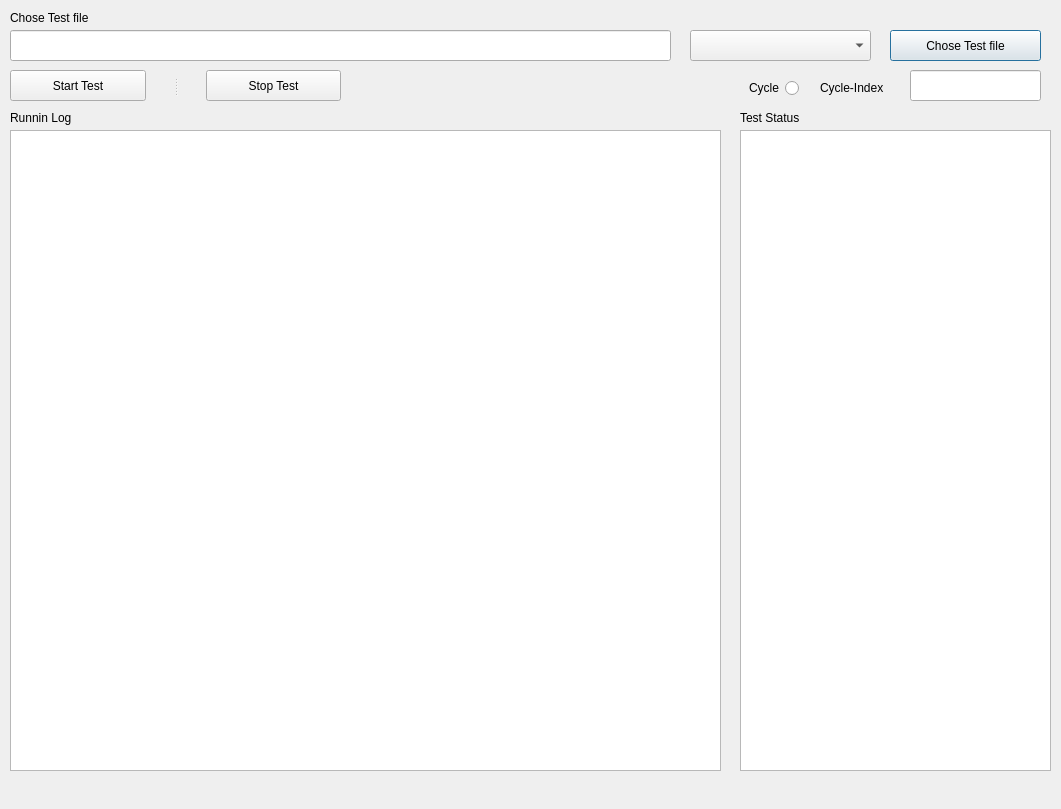
<?xml version="1.0" encoding="UTF-8"?>
<ui version="4.0">
 <class>Dialog</class>
 <widget class="QDialog" name="Dialog">
  <property name="windowModality">
   <enum>Qt::WindowModal</enum>
  </property>
  <property name="geometry">
   <rect>
    <x>0</x>
    <y>0</y>
    <width>1061</width>
    <height>809</height>
   </rect>
  </property>
  <property name="cursor">
   <cursorShape>ArrowCursor</cursorShape>
  </property>
  <property name="windowTitle">
   <string>AutoRegressionTestTool</string>
  </property>
  <widget class="QLabel" name="label">
   <property name="geometry">
    <rect>
     <x>10</x>
     <y>110</y>
     <width>81</width>
     <height>16</height>
    </rect>
   </property>
   <property name="text">
    <string>Runnin Log</string>
   </property>
  </widget>
  <widget class="QLabel" name="label_2">
   <property name="geometry">
    <rect>
     <x>740</x>
     <y>110</y>
     <width>81</width>
     <height>16</height>
    </rect>
   </property>
   <property name="text">
    <string>Test Status</string>
   </property>
  </widget>
  <widget class="QLabel" name="label_3">
   <property name="geometry">
    <rect>
     <x>10</x>
     <y>10</y>
     <width>101</width>
     <height>16</height>
    </rect>
   </property>
   <property name="text">
    <string>Chose Test file</string>
   </property>
  </widget>
  <widget class="QPushButton" name="pushButton_chosefile">
   <property name="geometry">
    <rect>
     <x>890</x>
     <y>30</y>
     <width>151</width>
     <height>31</height>
    </rect>
   </property>
   <property name="text">
    <string>Chose Test file</string>
   </property>
  </widget>
  <widget class="QSplitter" name="splitter">
   <property name="geometry">
    <rect>
     <x>10</x>
     <y>70</y>
     <width>331</width>
     <height>31</height>
    </rect>
   </property>
   <property name="orientation">
    <enum>Qt::Horizontal</enum>
   </property>
   <property name="handleWidth">
    <number>60</number>
   </property>
   <widget class="QPushButton" name="pushButton_starttest">
    <property name="text">
     <string>Start Test</string>
    </property>
   </widget>
   <widget class="QPushButton" name="pushButton_stoptest">
    <property name="text">
     <string>Stop Test</string>
    </property>
   </widget>
  </widget>
  <widget class="QLineEdit" name="lineEdit">
   <property name="geometry">
    <rect>
     <x>10</x>
     <y>30</y>
     <width>661</width>
     <height>31</height>
    </rect>
   </property>
  </widget>
  <widget class="QListWidget" name="listWidget">
   <property name="geometry">
    <rect>
     <x>740</x>
     <y>130</y>
     <width>311</width>
     <height>641</height>
    </rect>
   </property>
  </widget>
  <widget class="QTextBrowser" name="textBrowser">
   <property name="geometry">
    <rect>
     <x>10</x>
     <y>130</y>
     <width>711</width>
     <height>641</height>
    </rect>
   </property>
  </widget>
  <widget class="QComboBox" name="comboBox">
   <property name="geometry">
    <rect>
     <x>690</x>
     <y>30</y>
     <width>181</width>
     <height>31</height>
    </rect>
   </property>
  </widget>
  <widget class="QRadioButton" name="radioButton">
   <property name="geometry">
    <rect>
     <x>710</x>
     <y>80</y>
     <width>89</width>
     <height>16</height>
    </rect>
   </property>
   <property name="layoutDirection">
    <enum>Qt::RightToLeft</enum>
   </property>
   <property name="text">
    <string>Cycle</string>
   </property>
  </widget>
  <widget class="QLineEdit" name="lineEdit_2">
   <property name="geometry">
    <rect>
     <x>910</x>
     <y>70</y>
     <width>131</width>
     <height>31</height>
    </rect>
   </property>
  </widget>
  <widget class="QLabel" name="label_4">
   <property name="geometry">
    <rect>
     <x>820</x>
     <y>80</y>
     <width>81</width>
     <height>16</height>
    </rect>
   </property>
   <property name="text">
    <string>Cycle-Index</string>
   </property>
  </widget>
 </widget>
 <resources/>
 <connections/>
</ui>
